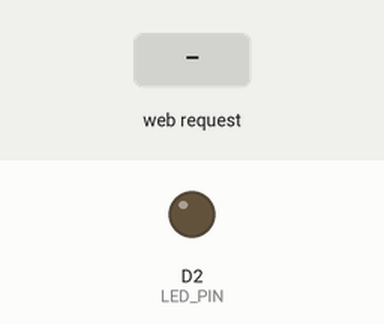
Recording of a sketch running on a simulated ESP8266 (NodeMCU). Parts: output pins drawn as LEDs (lit = HIGH). Inputs (shaded band) come from the test bench. What the sketch prints to the serial monitor is not drawn.

Above: at 1.3 s.
1.4 s: HTTP request GET /led/on received
At 2.6 s:
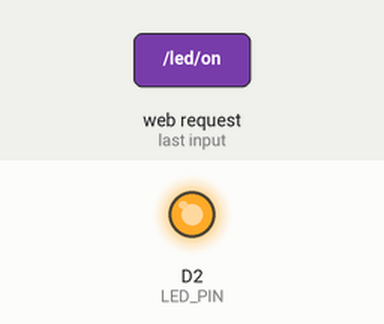
2.9 s: HTTP request GET /led/off received
At 3.9 s:
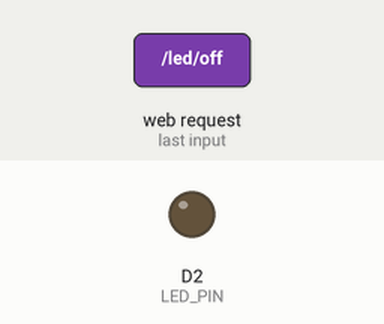
Timing chart, 0 to 5.9 s (numbered marks = the images above; inputs shaded):
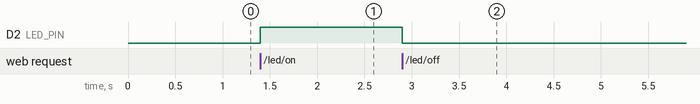

The sketch:

ESP8266_LED_Web.ino
```cpp
/*
 * ESP8266_LED_Web —— WiFi 热点 + 网页控制 LED
 *
 * 功能:
 *   1. ESP8266 开启 AP 热点（默认 SSID: ESP8266-LED，密码: 12345678）
 *   2. 手机连上该热点后，浏览器打开 http://192.168.4.1
 *   3. 页面上的按钮控制 D2(GPIO4) 引脚上 LED 的亮灭
 *
 * 接线（常见接法，高电平点亮）:
 *   D2(GPIO4) -- 220Ω 电阻 -- LED 阳极
 *   LED 阴极 -- GND
 *
 * 若你的 LED 接在 3V3 和 D2 之间（低电平点亮），
 * 把下面 digitalWrite 里的 HIGH/LOW 对调即可。
 */

#include <ESP8266WiFi.h>
#include <ESP8266WebServer.h>

// ---------- 热点配置 ----------
const char* AP_SSID = "ESP8266-LED";   // 热点名称（手机里搜索这个）
const char* AP_PASS = "12345678";      // 热点密码（至少 8 位；留空 "" 则为开放网络）

// ---------- LED 引脚 ----------
const int LED_PIN = D2;                // NodeMCU 丝印 D2 = GPIO4

ESP8266WebServer server(80);

// ---------- 网页（移动端友好） ----------
const char index_html[] = R"rawliteral(
<!DOCTYPE html>
<html lang="zh-CN">
<head>
<meta charset="utf-8">
<meta name="viewport" content="width=device-width, initial-scale=1">
<title>ESP8266 LED 控制</title>
<style>
  body { font-family: -apple-system, sans-serif; text-align: center; background:#f4f4f4; margin:0; padding:20px; }
  .card { background:#fff; border-radius:14px; padding:30px 20px; max-width:340px; margin:40px auto; box-shadow:0 2px 10px rgba(0,0,0,.12); }
  h1 { color:#333; font-size:22px; margin-top:0; }
  #status { font-weight:bold; color:#555; }
  #btn { width:100%; padding:26px; font-size:22px; border:none; border-radius:12px; color:#fff; cursor:pointer; margin-top:20px; }
  #btn.on  { background:#e53935; }   /* 红灯 = 已开，点击关闭 */
  #btn.off { background:#43a047; }   /* 绿灯 = 已关，点击打开 */
  .tip { color:#999; font-size:12px; margin-top:16px; }
</style>
</head>
<body>
<div class="card">
  <h1>ESP8266 LED 控制</h1>
  <p>LED 当前状态：<span id="status">读取中…</span></p>
  <button id="btn" class="off" onclick="toggle()">开灯</button>
  <p class="tip">D2 (GPIO4)</p>
</div>
<script>
let on = false;
function refresh() {
  document.getElementById('status').textContent = on ? '已打开' : '已关闭';
  const btn = document.getElementById('btn');
  btn.textContent = on ? '关灯' : '开灯';
  btn.className = on ? 'on' : 'off';
}
function toggle() {
  fetch(on ? '/led/off' : '/led/on')
    .then(r => r.text())
    .then(t => { on = (t === 'ON'); refresh(); });
}
// 页面加载时同步真实状态
fetch('/status')
  .then(r => r.text())
  .then(t => { on = (t === 'ON'); refresh(); });
</script>
</body>
</html>
)rawliteral";

// ---------- 处理函数 ----------
void handleRoot() {
  server.send(200, "text/html", index_html);
}

void handleLedOn() {
  digitalWrite(LED_PIN, HIGH);   // 高电平点亮（若低电平点亮改为 LOW）
  server.send(200, "text/plain", "ON");
}

void handleLedOff() {
  digitalWrite(LED_PIN, LOW);    // 低电平熄灭（若低电平点亮改为 HIGH）
  server.send(200, "text/plain", "OFF");
}

void handleStatus() {
  bool on = (digitalRead(LED_PIN) == HIGH);
  server.send(200, "text/plain", on ? "ON" : "OFF");
}

void setup() {
  Serial.begin(115200);
  delay(100);

  pinMode(LED_PIN, OUTPUT);
  digitalWrite(LED_PIN, LOW);   // 初始熄灭

  // 开启热点（AP 模式）
  WiFi.mode(WIFI_AP);
  bool ok = WiFi.softAP(AP_SSID, AP_PASS);
  Serial.println();
  Serial.print("热点启动: ");
  Serial.println(ok ? "成功" : "失败");
  Serial.print("热点名称: ");
  Serial.println(AP_SSID);
  Serial.print("IP 地址: ");
  Serial.println(WiFi.softAPIP());   // 一般为 192.168.4.1

  // 注册路由
  server.on("/", handleRoot);
  server.on("/led/on", handleLedOn);
  server.on("/led/off", handleLedOff);
  server.on("/status", handleStatus);

  server.begin();
  Serial.println("Web 服务器已启动，手机连上热点后访问 http://192.168.4.1");
}

void loop() {
  server.handleClient();
}
```

Measured:
- after the input at 1.4 s, D2 (LED_PIN): LOW → HIGH at once
- after the input at 2.9 s, D2 (LED_PIN): HIGH → LOW at once
